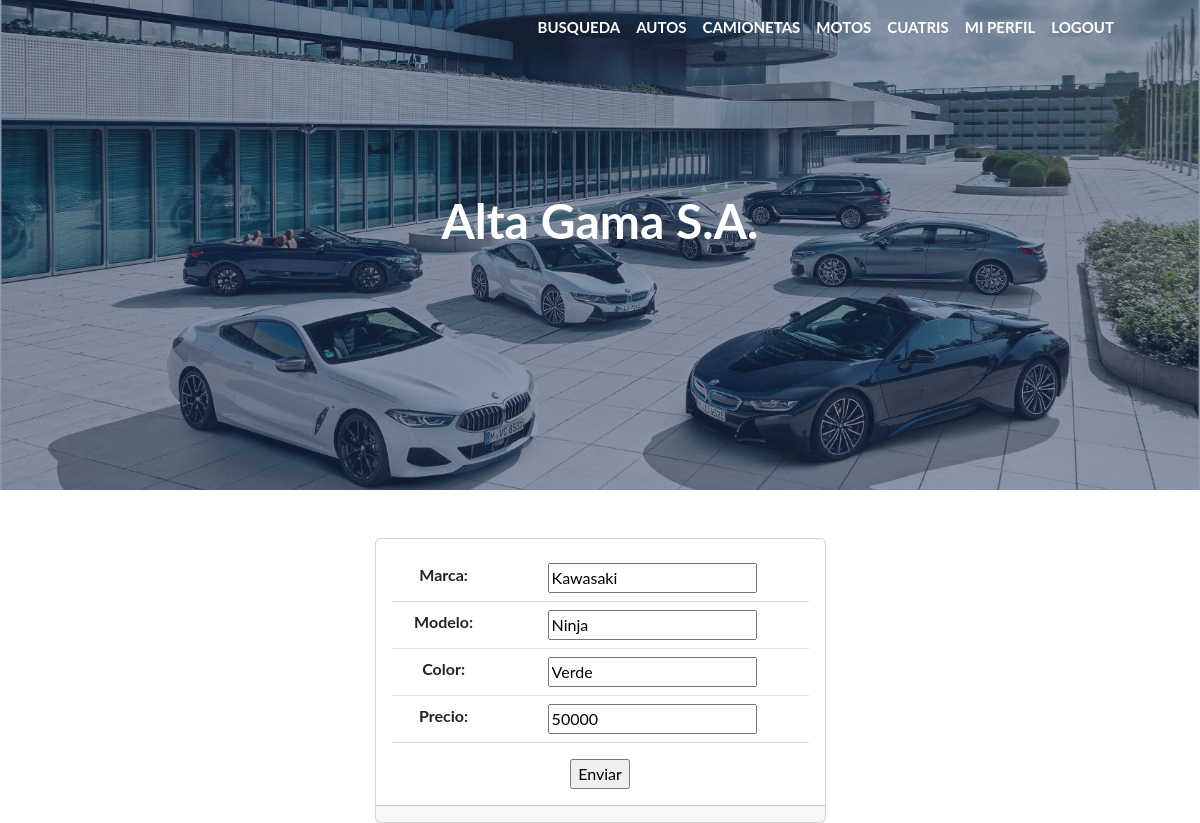
The page /update_motos/2/ (signed in) on the database its author committed.
### vehiculos/models.py (models this page shows, shortened)
class Motos(models.Model):
    marca = models.CharField(max_length=50)
    modelo = models.CharField(max_length=50)
    color = models.CharField(max_length=50)
    precio = models.IntegerField()
    class Meta:
        verbose_name = "Moto"
        verbose_name_plural = "Motos"
        ordering = ['-marca']

### vehiculos/views.py (the view)
# urls.py: path('update_motos/<int:pk>/', MotosUpdate.as_view(), name="update_motos" ),
class MotosUpdate(LoginRequiredMixin, UpdateView):
    model = Motos
    fields = ['marca', 'modelo', 'color', 'precio']
    success_url = reverse_lazy('motos')

### vehiculos/templates/vehiculos/motos_form.html (shortened to what this page needs)
{% extends 'vehiculos/base.html' %}
{% load static %}
{% block contenido %}
<div class="container">
    <div class="row justify-content-center mt-5">
        <div class="col-lg-5">
            <div class="card ">
                <div class="card-body text-center">
                    <form action="" method="post" >
                        <table class="table">
                            {{ form.as_table }}
                        </table>
                        <input type="submit" value="Enviar">
                     </form>
                </div>
                <div class="card-footer">
                </div>
            </div>
        </div>
    </div>
</div>
{% endblock contenido %}

### rows shown on the page
Motos: marca "Kawasaki", modelo "Ninja", color "Verde", precio "50000"
